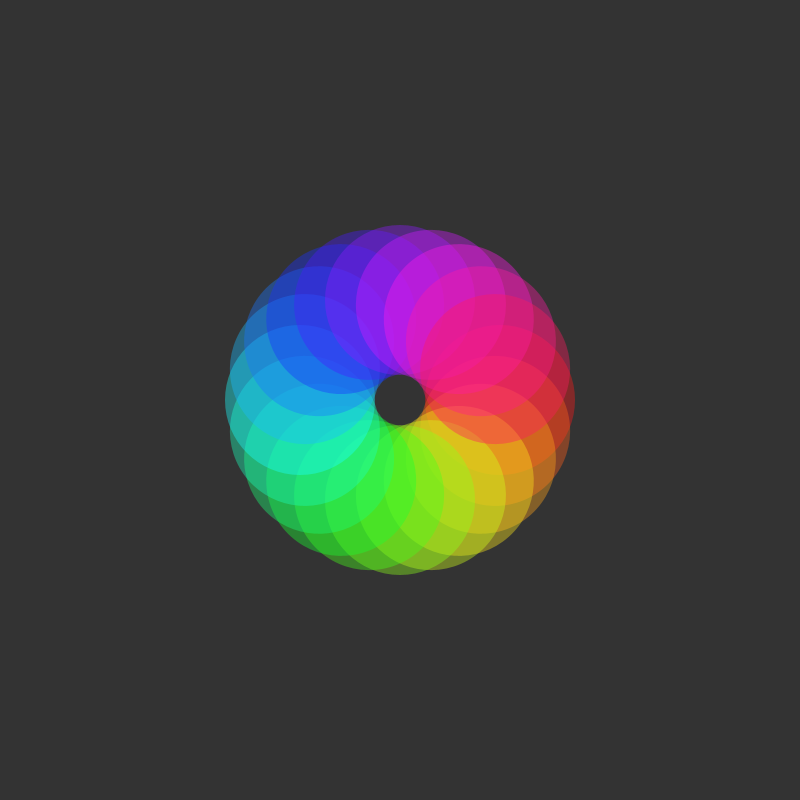
Frame 1 (no input)
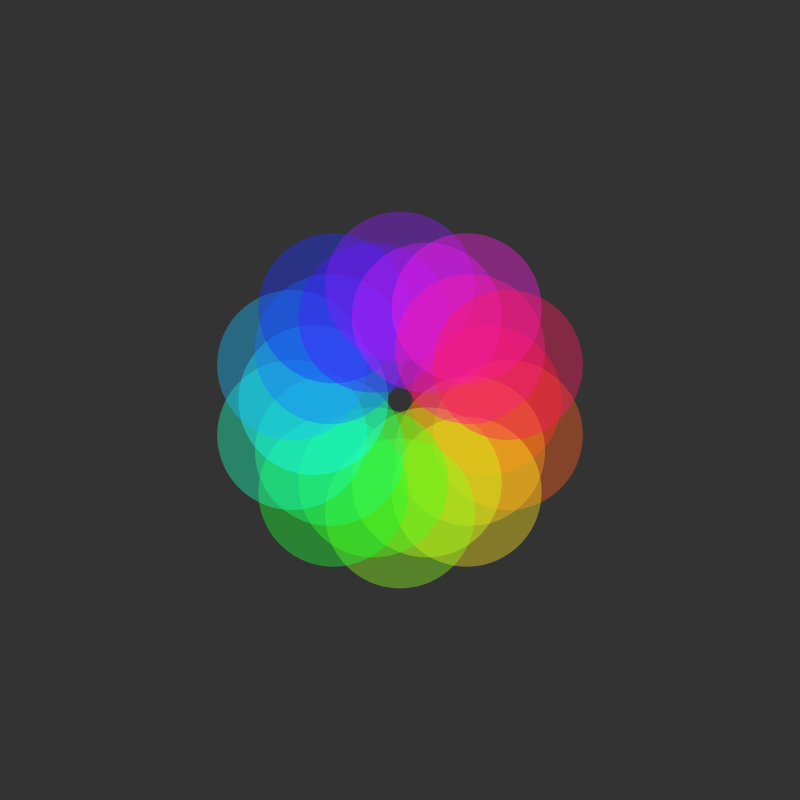
Frame 60 (the mouse pressed at the canvas centre just before this capture)
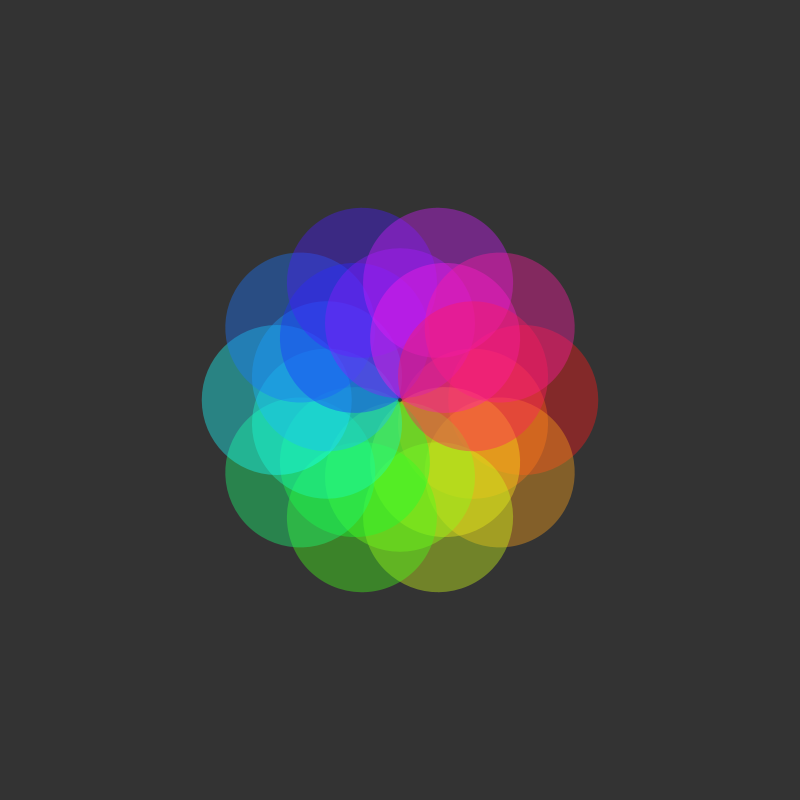
Frame 120 (the mouse held since frame 60 and released just before this capture)

The Processing sketch that drew these frames (run headless with seeded random() and noise(); from frame 60 on, the mouse is pressed at the canvas centre):

// Processing sketch: processing_184702
// ── processing_184702.pde

float radius = 150, theta = 0;
int num = 20, frames = 100;
void setup() {
  size (800, 800);
  colorMode (HSB, 360, 100, 100);
  noStroke();
}
void draw() {
  background(0, 0, 20);
  translate(width/2, height/2);
  float v = map(sin(theta), -1, 1, 0, 50);
  float w = map(cos(theta+PI/2), -1, 1, 0, 50);
  for (int i = 0; i < num; i++) {
    pushMatrix();
    rotate(TWO_PI/num*i);
    fill(360/num*i, 90, 100, 100);
    if (i%2==0) {
      ellipse(radius/2+v, 0, radius, radius);
    } else {
      ellipse(radius/2+w, 0, radius, radius);
    }
    popMatrix();
  }
  theta +=TWO_PI/frames;
}
